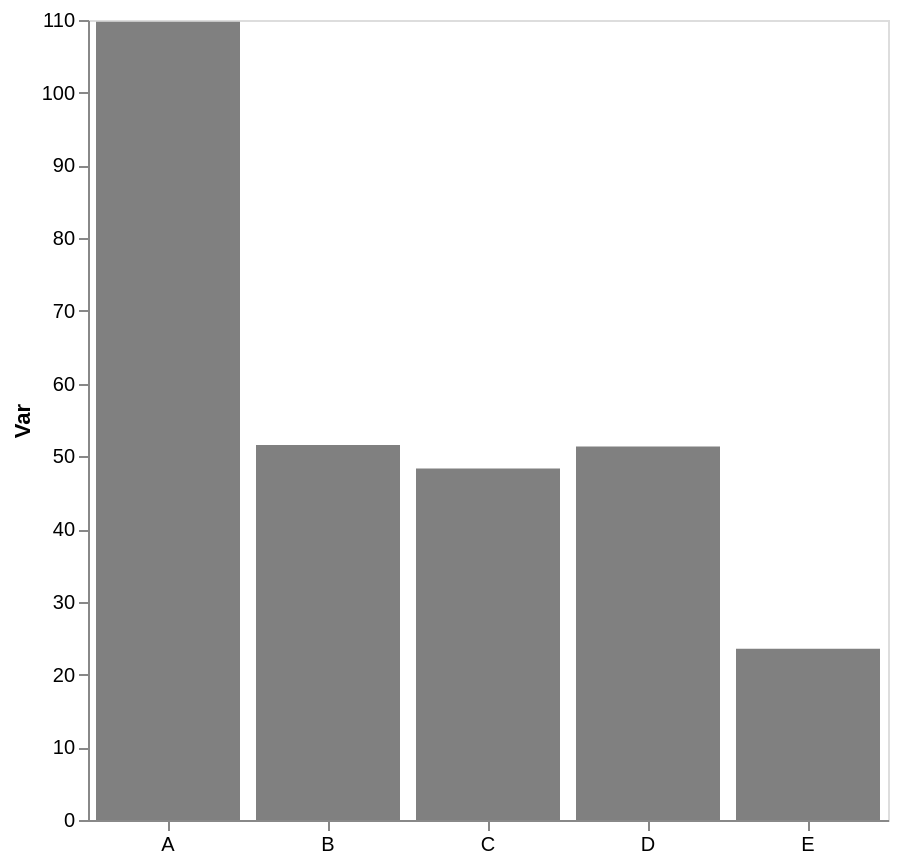

The specification (Vega-Lite) saved for this image:
### Vega-Lite specification from a JSON file in a GitHub repository (floating-point values rounded to 4 significant figures)
{"config": {"view": {"continuousWidth": 300, "continuousHeight": 300}, "axis": {"grid": false}, "bar": {"color": "gray"}}, "data": {"name": "data-e031924282ec3373e7d9326661c85e8b"}, "mark": {"type": "bar"}, "encoding": {"x": {"axis": {"labelAngle": 0, "title": null}, "field": "cat", "type": "nominal"}, "y": {"aggregate": "mean", "axis": {"title": "Var"}, "field": "var1", "type": "quantitative"}}, "height": 400, "width": 400, "$schema": "https://vega.github.io/schema/vega-lite/v5.17.0.json", "datasets": {"data-e031924282ec3373e7d9326661c85e8b": [{"cat": "D", "var1": 58.88, "var2": 56.29}, {"cat": "D", "var1": 45.0, "var2": 51.06}, {"cat": "E", "var1": 25.44, "var2": 60.47}, {"cat": "B", "var1": 57.05, "var2": 45.22}, {"cat": "A", "var1": 109.8, "var2": 52.46}, {"cat": "B", "var1": 46.08, "var2": 45.44}, {"cat": "E", "var1": 19.99, "var2": 47.01}, {"cat": "E", "var1": 25.92, "var2": 46.88}, {"cat": "D", "var1": 50.19, "var2": 55.2}, {"cat": "C", "var1": 45.72, "var2": 39.59}, {"cat": "E", "var1": 22.86, "var2": 59.47}, {"cat": "C", "var1": 50.95, "var2": 41.01}]}}
